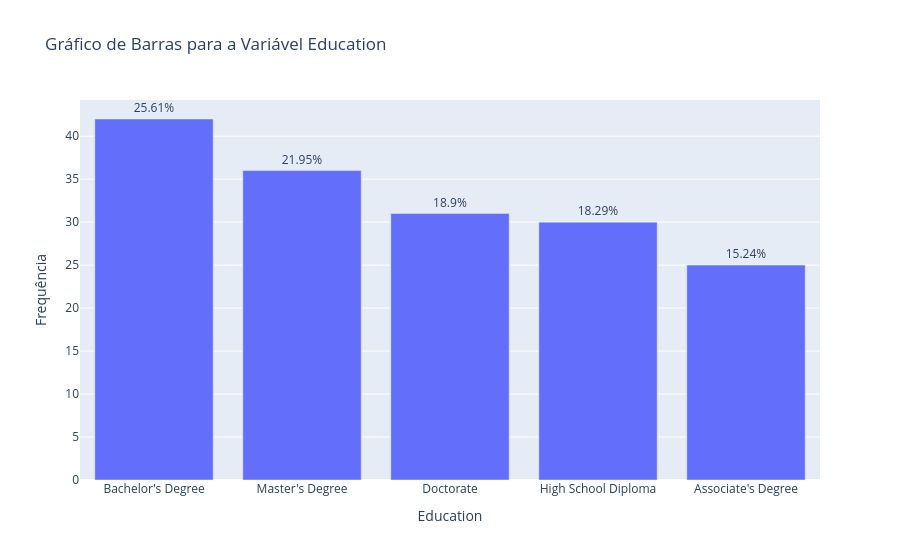

The code cell stored with this chart in its notebook:
### Markdown cell above
Nota-se que temos um certo equilíbrio de gêneros, com uma pequena porcentagem maior para o gênero 'Female'.

### Code cell
contagem = df['Education'].value_counts().reset_index()
contagem.columns = ['Education', 'Frequência']

# Porcentagem
total = contagem['Frequência'].sum()
contagem['Porcentagem'] = (contagem['Frequência'] / total * 100).round(2)

fig = px.bar(contagem, x='Education', y='Frequência', text='Porcentagem', title='Gráfico de Barras para a Variável Education')

# Ajustar texto para mostrar %
fig.update_traces(texttemplate='%{text}%', textposition='outside')

fig.update_layout(xaxis_title='Education', yaxis_title='Frequência')
fig.show()

### Figure 1 — Plotly figure (JSON) as saved in the notebook; plotly's stock layout.template omitted (floating-point values rounded to 4 significant figures)
{"data": [{"hovertemplate": "Education=%{x}<br>Frequência=%{y}<br>Porcentagem=%{text}<extra></extra>", "legendgroup": "", "marker": {"color": "#636efa", "pattern": {"shape": ""}}, "name": "", "orientation": "v", "showlegend": false, "text": [25.61, 21.95, 18.9, 18.29, 15.24], "textposition": "outside", "texttemplate": "%{text}%", "type": "bar", "x": ["Bachelor's Degree", "Master's Degree", "Doctorate", "High School Diploma", "Associate's Degree"], "xaxis": "x", "y": [42, 36, 31, 30, 25], "yaxis": "y"}], "layout": {"barmode": "relative", "legend": {"tracegroupgap": 0}, "title": {"text": "Gráfico de Barras para a Variável Education"}, "xaxis": {"anchor": "y", "domain": [0, 1], "title": {"text": "Education"}}, "yaxis": {"anchor": "x", "domain": [0, 1], "title": {"text": "Frequência"}}}}
